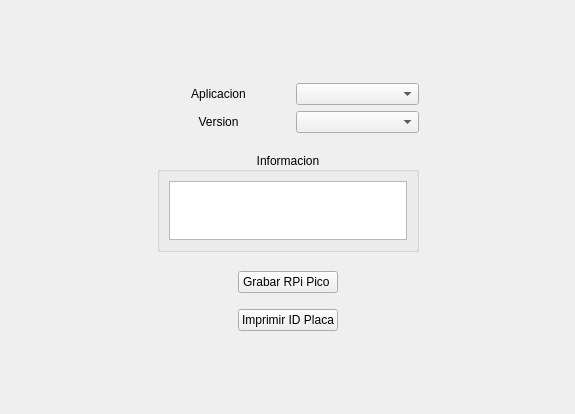
<?xml version="1.0" encoding="UTF-8"?>
<ui version="4.0">
 <class>WritePiPicoForm</class>
 <widget class="QWidget" name="WritePiPicoForm">
  <property name="geometry">
   <rect>
    <x>0</x>
    <y>0</y>
    <width>575</width>
    <height>414</height>
   </rect>
  </property>
  <property name="maximumSize">
   <size>
    <width>16777215</width>
    <height>414</height>
   </size>
  </property>
  <property name="windowTitle">
   <string>Grabar RPi Pico</string>
  </property>
  <layout class="QGridLayout" name="gridLayout">
   <item row="2" column="1">
    <spacer name="verticalSpacer_2">
     <property name="orientation">
      <enum>Qt::Vertical</enum>
     </property>
     <property name="sizeHint" stdset="0">
      <size>
       <width>20</width>
       <height>120</height>
      </size>
     </property>
    </spacer>
   </item>
   <item row="1" column="2">
    <spacer name="horizontalSpacer_2">
     <property name="orientation">
      <enum>Qt::Horizontal</enum>
     </property>
     <property name="sizeHint" stdset="0">
      <size>
       <width>163</width>
       <height>20</height>
      </size>
     </property>
    </spacer>
   </item>
   <item row="1" column="1">
    <layout class="QVBoxLayout" name="verticalLayout_4">
     <item>
      <layout class="QHBoxLayout" name="horizontalLayout">
       <item>
        <layout class="QVBoxLayout" name="verticalLayout_2">
         <item>
          <widget class="QLabel" name="label">
           <property name="sizePolicy">
            <sizepolicy hsizetype="Preferred" vsizetype="Preferred">
             <horstretch>0</horstretch>
             <verstretch>0</verstretch>
            </sizepolicy>
           </property>
           <property name="maximumSize">
            <size>
             <width>16777215</width>
             <height>16777215</height>
            </size>
           </property>
           <property name="text">
            <string>Aplicacion</string>
           </property>
           <property name="alignment">
            <set>Qt::AlignCenter</set>
           </property>
          </widget>
         </item>
         <item>
          <widget class="QLabel" name="label_Version">
           <property name="sizePolicy">
            <sizepolicy hsizetype="Preferred" vsizetype="Preferred">
             <horstretch>0</horstretch>
             <verstretch>0</verstretch>
            </sizepolicy>
           </property>
           <property name="text">
            <string>Version</string>
           </property>
           <property name="scaledContents">
            <bool>false</bool>
           </property>
           <property name="alignment">
            <set>Qt::AlignCenter</set>
           </property>
          </widget>
         </item>
        </layout>
       </item>
       <item>
        <spacer name="horizontalSpacer_3">
         <property name="orientation">
          <enum>Qt::Horizontal</enum>
         </property>
         <property name="sizeType">
          <enum>QSizePolicy::Fixed</enum>
         </property>
         <property name="sizeHint" stdset="0">
          <size>
           <width>10</width>
           <height>20</height>
          </size>
         </property>
        </spacer>
       </item>
       <item>
        <layout class="QVBoxLayout" name="verticalLayout_3">
         <item>
          <widget class="QComboBox" name="comboBox_Aplication"/>
         </item>
         <item>
          <widget class="QComboBox" name="comboBox_Version"/>
         </item>
        </layout>
       </item>
      </layout>
     </item>
     <item>
      <spacer name="verticalSpacer_4">
       <property name="orientation">
        <enum>Qt::Vertical</enum>
       </property>
       <property name="sizeType">
        <enum>QSizePolicy::Fixed</enum>
       </property>
       <property name="sizeHint" stdset="0">
        <size>
         <width>20</width>
         <height>13</height>
        </size>
       </property>
      </spacer>
     </item>
     <item>
      <layout class="QHBoxLayout" name="horizontalLayout_3">
       <item>
        <layout class="QVBoxLayout" name="verticalLayout_6">
         <item>
          <widget class="QGroupBox" name="groupBox">
           <property name="maximumSize">
            <size>
             <width>300</width>
             <height>100</height>
            </size>
           </property>
           <property name="title">
            <string>Informacion</string>
           </property>
           <property name="alignment">
            <set>Qt::AlignCenter</set>
           </property>
           <layout class="QGridLayout" name="gridLayout_2">
            <item row="0" column="0">
             <widget class="QTextEdit" name="description_textEdit"/>
            </item>
           </layout>
          </widget>
         </item>
        </layout>
       </item>
      </layout>
     </item>
     <item>
      <spacer name="verticalSpacer_5">
       <property name="orientation">
        <enum>Qt::Vertical</enum>
       </property>
       <property name="sizeType">
        <enum>QSizePolicy::Fixed</enum>
       </property>
       <property name="sizeHint" stdset="0">
        <size>
         <width>20</width>
         <height>13</height>
        </size>
       </property>
      </spacer>
     </item>
     <item>
      <layout class="QHBoxLayout" name="horizontalLayout_2">
       <item>
        <spacer name="horizontalSpacer_4">
         <property name="orientation">
          <enum>Qt::Horizontal</enum>
         </property>
         <property name="sizeHint" stdset="0">
          <size>
           <width>40</width>
           <height>20</height>
          </size>
         </property>
        </spacer>
       </item>
       <item>
        <layout class="QVBoxLayout" name="verticalLayout">
         <item>
          <widget class="QPushButton" name="Grabar_Button">
           <property name="text">
            <string>Grabar RPi Pico </string>
           </property>
          </widget>
         </item>
         <item>
          <spacer name="verticalSpacer_8">
           <property name="orientation">
            <enum>Qt::Vertical</enum>
           </property>
           <property name="sizeType">
            <enum>QSizePolicy::Fixed</enum>
           </property>
           <property name="sizeHint" stdset="0">
            <size>
             <width>20</width>
             <height>10</height>
            </size>
           </property>
          </spacer>
         </item>
         <item>
          <widget class="QPushButton" name="PrintLabel_Button">
           <property name="text">
            <string>Imprimir ID Placa</string>
           </property>
          </widget>
         </item>
        </layout>
       </item>
       <item>
        <spacer name="horizontalSpacer_5">
         <property name="orientation">
          <enum>Qt::Horizontal</enum>
         </property>
         <property name="sizeHint" stdset="0">
          <size>
           <width>40</width>
           <height>20</height>
          </size>
         </property>
        </spacer>
       </item>
      </layout>
     </item>
    </layout>
   </item>
   <item row="1" column="0">
    <spacer name="horizontalSpacer">
     <property name="orientation">
      <enum>Qt::Horizontal</enum>
     </property>
     <property name="sizeHint" stdset="0">
      <size>
       <width>164</width>
       <height>20</height>
      </size>
     </property>
    </spacer>
   </item>
   <item row="0" column="1">
    <spacer name="verticalSpacer">
     <property name="orientation">
      <enum>Qt::Vertical</enum>
     </property>
     <property name="sizeHint" stdset="0">
      <size>
       <width>20</width>
       <height>120</height>
      </size>
     </property>
    </spacer>
   </item>
  </layout>
 </widget>
 <resources/>
 <connections/>
</ui>
